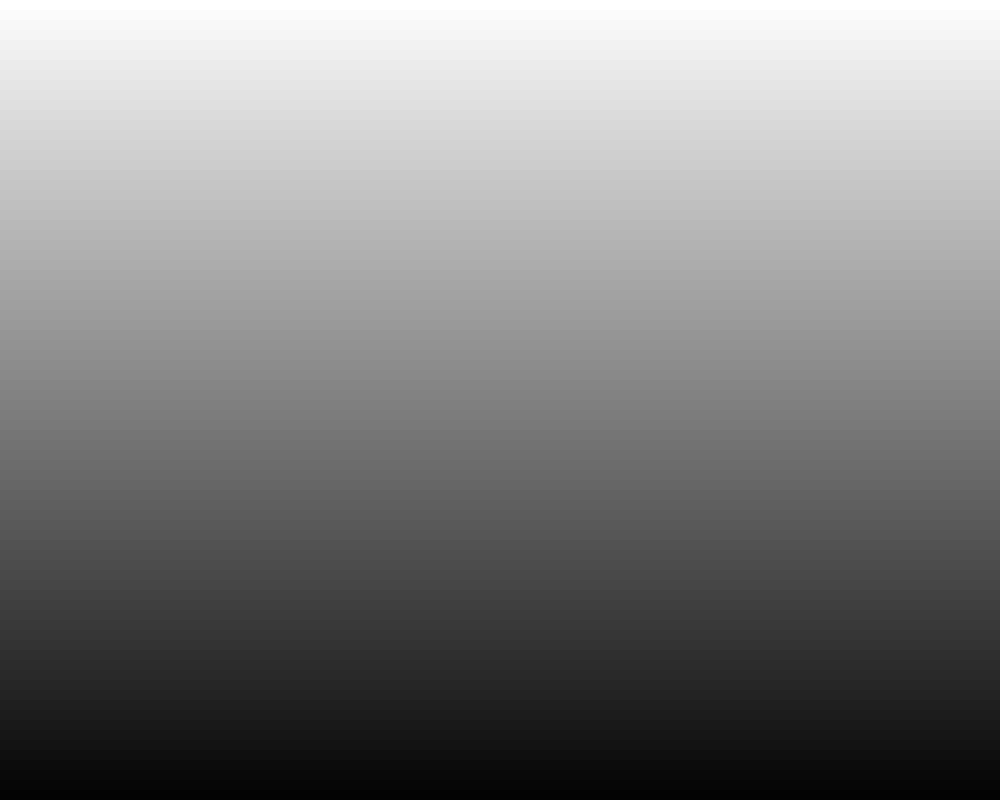
Frame 1 (no input)
Frame 60 (the mouse pressed at the canvas centre just before this capture): identical to frame 1, image omitted
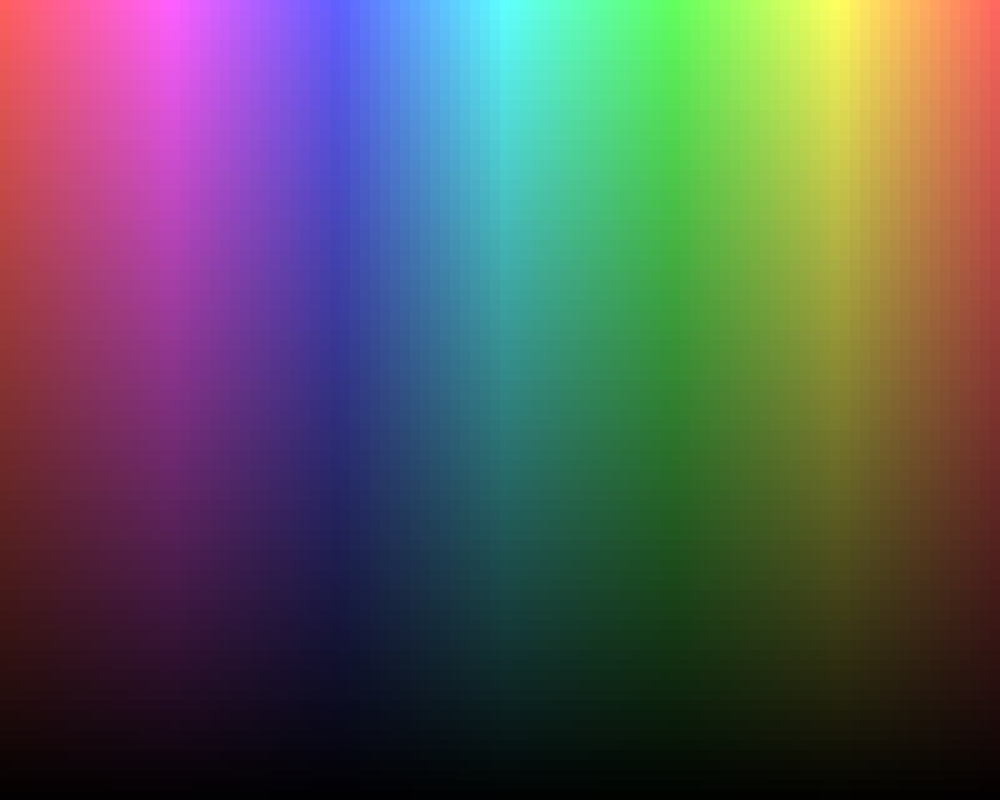
Frame 120 (the mouse held since frame 60 and released just before this capture)

The Processing sketch that drew these frames (run headless with seeded random() and noise(); from frame 60 on, the mouse is pressed at the canvas centre):

// Processing sketch: color_palette
// ── color_palette.pde
void setup() {
  size(1000, 800);
  //noCursor();
  colorMode(HSB, 100, 80, 80);
  noStroke();
}

void draw() {
  int stepX = 10;//min(max(mouseX/10, 2), width);
  int stepY = stepX;
  for (int y = 0; y < height; y += stepY) { //<>//
    for (int x = 0; x < width; x += stepX) {
      fill((width-x)/10, mouseX/10, (height-y)/10);
      rect(x, y, stepX, stepY);
    }
  }
}
